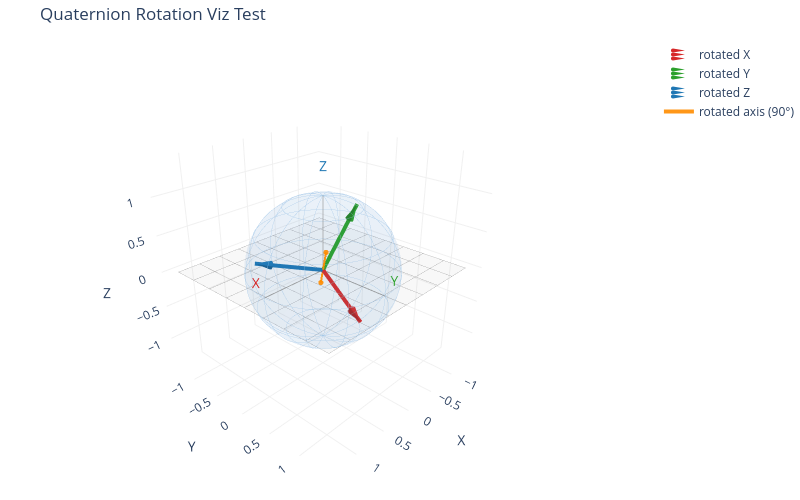

Notebook source saved alongside this figure:
### Code cell
plotter = RotationPlotter(title="Quaternion Rotation Viz Test", up="z", width=800, height=500)
plotter.add_rotation(quat)
plotter.show()

### Figure 1 — Plotly figure (JSON) as saved in the notebook; plotly's stock layout.template omitted (floating-point values rounded to 4 significant figures; data arrays with more than 128 entries replaced by an {"elided": "..."} marker saying what was removed)
{"data": [{"colorscale": [[0, "#888"], [1, "#888"]], "hoverinfo": "skip", "opacity": 0.07, "showscale": false, "type": "surface", "x": [[-1.3, 1.3], [-1.3, 1.3]], "y": [[-1.3, -1.3], [1.3, 1.3]], "z": [[0.0, 0.0], [0.0, 0.0]]}, {"hoverinfo": "skip", "line": {"color": "#999", "width": 1}, "mode": "lines", "opacity": 0.6, "showlegend": false, "type": "scatter3d", "x": [-1.3, -1.3, null, -1.3, 1.3, null, -0.975, -0.975, null, -1.3, 1.3, null, -0.65, -0.65, null, -1.3, 1.3, null, -0.325, -0.325, null, -1.3, 1.3, null, 0, 0, null, -1.3, 1.3, null, 0.325, 0.325, null, -1.3, 1.3, null, 0.65, 0.65, null, -1.3, 1.3, null, 0.975, 0.975, null, -1.3, 1.3, null, 1.3, 1.3, null, -1.3, 1.3, null], "y": [-1.3, 1.3, null, -1.3, -1.3, null, -1.3, 1.3, null, -0.975, -0.975, null, -1.3, 1.3, null, -0.65, -0.65, null, -1.3, 1.3, null, -0.325, -0.325, null, -1.3, 1.3, null, 0, 0, null, -1.3, 1.3, null, 0.325, 0.325, null, -1.3, 1.3, null, 0.65, 0.65, null, -1.3, 1.3, null, 0.975, 0.975, null, -1.3, 1.3, null, 1.3, 1.3, null], "z": [0, 0, null, 0, 0, null, 0, 0, null, 0, 0, null, 0, 0, null, 0, 0, null, 0, 0, null, 0, 0, null, 0, 0, null, 0, 0, null, 0, 0, null, 0, 0, null, 0, 0, null, 0, 0, null, 0, 0, null, 0, 0, null, 0, 0, null, 0, 0, null]}, {"colorscale": [[0, "#4a90d9"], [1, "#4a90d9"]], "hoverinfo": "skip", "opacity": 0.06, "showscale": false, "type": "surface", "x": {"elided": "60x30 float values"}, "y": {"elided": "60x30 float values"}, "z": {"elided": "60x30 float values"}}, {"hoverinfo": "skip", "line": {"color": "#9ec5e8", "width": 1}, "mode": "lines", "opacity": 0.55, "showlegend": false, "type": "scatter3d", "x": {"elided": "617 float values"}, "y": {"elided": "617 float values"}, "z": {"elided": "617 float values"}}, {"hoverinfo": "skip", "marker": {"color": "#444", "size": 3}, "mode": "markers", "showlegend": false, "type": "scatter3d", "x": [0], "y": [0], "z": [0]}, {"hoverinfo": "skip", "line": {"color": "#888", "width": 2}, "mode": "lines", "opacity": 0.55, "showlegend": false, "type": "scatter3d", "x": [0, 1], "y": [0, 0], "z": [0, 0]}, {"hoverinfo": "skip", "mode": "text", "showlegend": false, "text": ["X"], "textfont": {"color": "#d62728", "size": 14}, "type": "scatter3d", "x": [1.13], "y": [0], "z": [0]}, {"hoverinfo": "skip", "line": {"color": "#888", "width": 2}, "mode": "lines", "opacity": 0.55, "showlegend": false, "type": "scatter3d", "x": [0, 0], "y": [0, 1], "z": [0, 0]}, {"hoverinfo": "skip", "mode": "text", "showlegend": false, "text": ["Y"], "textfont": {"color": "#2ca02c", "size": 14}, "type": "scatter3d", "x": [0], "y": [1.13], "z": [0]}, {"hoverinfo": "skip", "line": {"color": "#888", "width": 2}, "mode": "lines", "opacity": 0.55, "showlegend": false, "type": "scatter3d", "x": [0, 0], "y": [0, 0], "z": [0, 1]}, {"hoverinfo": "skip", "mode": "text", "showlegend": false, "text": ["Z"], "textfont": {"color": "#1f77b4", "size": 14}, "type": "scatter3d", "x": [0], "y": [0], "z": [1.13]}, {"line": {"color": "#d62728", "width": 8}, "mode": "lines", "opacity": 1, "showlegend": false, "type": "scatter3d", "x": [0, 0.3333], "y": [0, 0.9107], "z": [0, -0.244]}, {"anchor": "tip", "colorscale": [[0, "#d62728"], [1, "#d62728"]], "name": "rotated X", "opacity": 1, "showlegend": true, "showscale": false, "sizemode": "absolute", "sizeref": 0.22, "type": "cone", "u": [0.3333], "v": [0.9107], "w": [-0.244], "x": [0.3333], "y": [0.9107], "z": [-0.244]}, {"line": {"color": "#2ca02c", "width": 8}, "mode": "lines", "opacity": 1, "showlegend": false, "type": "scatter3d", "x": [0, -0.244], "y": [0, 0.3333], "z": [0, 0.9107]}, {"anchor": "tip", "colorscale": [[0, "#2ca02c"], [1, "#2ca02c"]], "name": "rotated Y", "opacity": 1, "showlegend": true, "showscale": false, "sizemode": "absolute", "sizeref": 0.22, "type": "cone", "u": [-0.244], "v": [0.3333], "w": [0.9107], "x": [-0.244], "y": [0.3333], "z": [0.9107]}, {"line": {"color": "#1f77b4", "width": 8}, "mode": "lines", "opacity": 1, "showlegend": false, "type": "scatter3d", "x": [0, 0.9107], "y": [0, -0.244], "z": [0, 0.3333]}, {"anchor": "tip", "colorscale": [[0, "#1f77b4"], [1, "#1f77b4"]], "name": "rotated Z", "opacity": 1, "showlegend": true, "showscale": false, "sizemode": "absolute", "sizeref": 0.22, "type": "cone", "u": [0.9107], "v": [-0.244], "w": [0.3333], "x": [0.9107], "y": [-0.244], "z": [0.3333]}, {"line": {"color": "#ff8c00", "width": 4}, "marker": {"color": "#ff8c00", "size": 3}, "mode": "lines+markers", "name": "rotated axis (90°)", "opacity": 0.9, "type": "scatter3d", "x": [-0.7217, 0.7217], "y": [-0.7217, 0.7217], "z": [-0.7217, 0.7217]}], "layout": {"height": 500, "margin": {"b": 0, "l": 0, "r": 0, "t": 40}, "scene": {"aspectmode": "cube", "camera": {"eye": {"x": 1.6, "y": 1.5, "z": 1.1}, "up": {"x": 0, "y": 0, "z": 1}}, "xaxis": {"gridcolor": "#f0f0f0", "range": [-1.45, 1.45], "showbackground": false, "showgrid": true, "title": {"text": "X"}, "zeroline": false}, "yaxis": {"gridcolor": "#f0f0f0", "range": [-1.45, 1.45], "showbackground": false, "showgrid": true, "title": {"text": "Y"}, "zeroline": false}, "zaxis": {"gridcolor": "#f0f0f0", "range": [-1.45, 1.45], "showbackground": false, "showgrid": true, "title": {"text": "Z"}, "zeroline": false}}, "showlegend": true, "title": {"text": "Quaternion Rotation Viz Test"}, "width": 800}}
